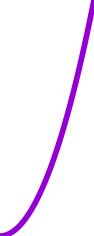

Reproduce this figure in gnuplot.
dpi = 96
width = 25 #mm
height = 62.5 #mm
line = 1.5 #mm
w = floor(width * dpi / 25.4)
h = floor(height * dpi / 25.4)
l = floor(line * dpi / 25.4)
set terminal svg size w h fixed rounded
set output 'parabola.svg'
set size 1.0,1.0
unset title
unset key
unset xlabel
unset ylabel
unset xtics
unset ytics
unset border
set margins 0,0,0,0
set xrange [0:2.5]
set yrange [0:6.25]
set style line 1 lw l
plot x*x
